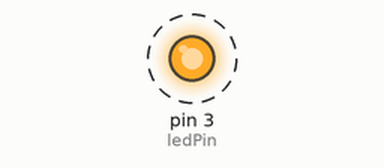
Simulated run of this sketch. Board: Arduino Uno, built with avr-gcc and run on an emulated ATmega328P. Shown: output pins drawn as LEDs (lit = HIGH). Dashed ring = blinking.

Above: at 0.5 s.
Timing chart, 0 to 4.6 s (numbered marks = the images above):
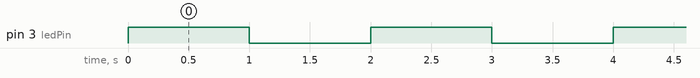

The sketch:

LEDTest.ino
```cpp
#include <Arduino.h>

int ledPin = 3; // LED connected to digital pin 3

void setup() {
  pinMode(ledPin, OUTPUT);  // Set LED pin as output
}

void loop() {
  digitalWrite(ledPin, HIGH); // Turn the LED on
  delay(1000);               // Wait for 1 second
  digitalWrite(ledPin, LOW);  // Turn the LED off
  delay(1000);               // Wait for 1 second
}
```

Measured:
- by itself, pin 3 (ledPin): alternates HIGH for 1.0 s and LOW for 1.0 s
